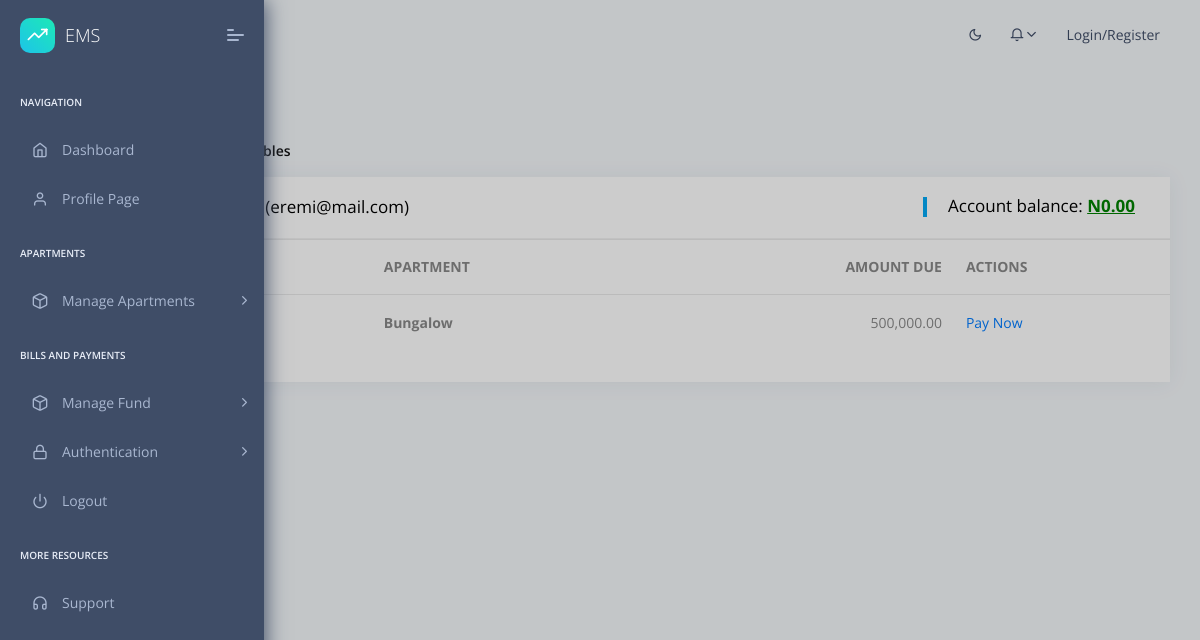
Page /bills/pending_bills_detail/6/ on the earlier database version.
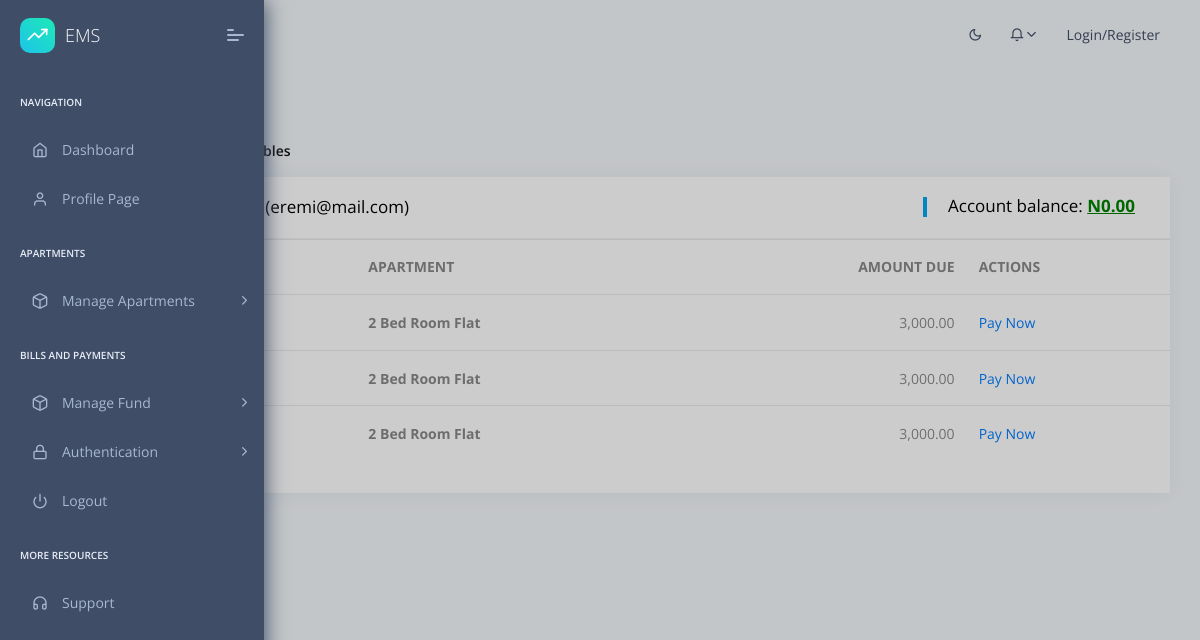
Same page on the later database version.
### accounts/models.py (models this page shows, shortened)
class User(AbstractBaseUser):
    foto			= models.ImageField(null=True, blank=True, upload_to="image/", default="image/male.jpg")
    email 			= models.EmailField(max_length=255, unique=True)
    first_name		= models.CharField(max_length=225)
    last_name		= models.CharField(max_length=225)
    other_names		= models.CharField(max_length=225, blank=True, null=True)
    phone1          = models.CharField(max_length=11,null=True,blank=True)
    phone2          = models.CharField(max_length=11, blank=True, null=True)
    gender          = models.CharField(null=True, blank=True,max_length=10, choices=GENDER)
    active 			= models.BooleanField(default=False)
    staff 			= models.BooleanField(default=False)
    is_shop_owner 	= models.BooleanField(default=False)
    is_resident 	= models.BooleanField(default=False)
    admin			= models.BooleanField(default=False)
    group 			= models.ForeignKey(Group, on_delete=models.CASCADE, blank=True, null=True)
    timestamp 		= models.DateTimeField(auto_now_add=True, auto_now=False)
    USERNAME_FIELD = 'email'
    REQUIRED_FIELDS = ["first_name","last_name"]
    objects = UserManager()
    def __str__(self):
        return self.email

### bills/models.py (models this page shows, shortened)
class Wallet(models.Model):
    occupant        = models.OneToOneField(User,related_name='resident', on_delete=models.CASCADE, null=True, blank=True)
    account_balance = models.DecimalField(decimal_places=2, default='00.00', max_digits=20)
    created_by      = models.ForeignKey(User, on_delete=models.CASCADE, null=True, blank=True)
    date_created    = models.DateTimeField(auto_now_add=False, auto_now=True)
    last_updated    = models.DateTimeField(auto_now_add=True, auto_now=False)

class Bill(models.Model):
    occupant            = models.ForeignKey(User, on_delete=models.CASCADE)
    billed_for          = models.ForeignKey(Apartment,on_delete=models.CASCADE)
    amount_due          = models.DecimalField(decimal_places=2, default='00.00', max_digits=20)
    status              = models.CharField(max_length=10, choices=BILL_STATUS, default='billed')
    date_created        = models.DateField(auto_now_add=False, auto_now=True)
    last_updated        = models.DateTimeField(auto_now_add=True, auto_now=False)

### apartments/models.py (models this page shows, shortened)
class Apartment(models.Model):
    apartment_category = models.CharField(max_length=15, choices=ApartmentCategory)
    apartment_type = models.ForeignKey(ApartmentType,on_delete=models.CASCADE)
    phase = models.IntegerField()
    street = models.ForeignKey(Street,on_delete=models.CASCADE)
    compound = models.CharField(max_length=100)
    flat_number = models.IntegerField()
    status = models.CharField(max_length=15, choices=ApartmentStatus,default='free')
    date_created = models.DateTimeField(auto_now_add=True)
    created_by = models.ForeignKey(User,on_delete=models.CASCADE)

class ApartmentType(models.Model):
    title = models.CharField(max_length=100, unique=True)
    description = models.TextField(blank=True,null=True)
    price = models.DecimalField(decimal_places=2, default='00.00', max_digits=20)
    date_created = models.DateTimeField(auto_now_add=True)
    created_by = models.ForeignKey(User,on_delete=models.CASCADE)

### bills/views.py (the view)
# urls.py: path('pending_bills_detail/<user>/',views.pending_bills_detail_view,name='pending_bills_detail'),
def pending_bills_detail_view(request,user):
    occupant = User.objects.get(id=user)
    bills=Bill.objects.filter(status='billed',occupant=user)
    account_balance = Wallet.objects.get(occupant_id=user).account_balance
    context={"bills":bills,"occupant":occupant,"account_balance":account_balance}
    return render(request,'bills/pending_bills_detail.html',context)

### context_processors.py (called while the page is built)
def cfg_assets_root(request):
    return { 'ASSETS_ROOT' : settings.ASSETS_ROOT }

### templates/bills/pending_bills_detail.html (shortened to what this page needs)
{% extends "layouts/base.html" %}
{% load mathfilters %}
{% block content %}
    <section class="pcoded-main-container">
        <div class="pcoded-wrapper">
            <div class="pcoded-content">
                <div class="pcoded-inner-content">
                    <div class="page-header">
                        <div class="page-block">
                            <div class="row align-items-center">
                                <div class="col-md-12">
                                    <div class="page-header-title">
                                        <h5 class="m-b-10">Pending Bills</h5>
                                    </div>
                                    <ul class="breadcrumb">
                                        <li class="breadcrumb-item"><a href="/"></a></li>
                                        <li class="breadcrumb-item"><a href="#!">Tables</a></li>
                                        <li class="breadcrumb-item"><a href="javascript:">Basic Tables</a></li>
                                    </ul>
                                </div>
                            </div>
                        </div>
                    </div>
                    <div class="main-body">
                        <div class="page-wrapper">
                            <div class="row">
                                <div class="col-xl-12">
                                    <div class="card">
                                        <div class="card-header">
                                            <h5>{{occupant.first_name}} {{occupant.last_name}} || ({{occupant}})</h5>
                                            <h5 style="float: right;">Account balance:
                                                <span style="color: Green;"><b><u> N{{account_balance}}</u></b></span>
                                            </h5>
                                        </div>
                                        <div class="table table-responsive">
                                            <table class="table table-hover">
                                                <thead>
                                                    <tr>
                                                        <th>Date</th>
                                                        <th>APARTMENT</th>
                                                        <th style="text-align: right;">AMOUNT DUE</th>
                                                        <th>ACTIONS</th>
                                                    </tr>
                                                </thead>
                                                <tbody>
                                                    {% for bill in bills %}
                                                    <tr>
                                                        <td>{{bill.date_created}}</td>
                                                        <th>{{bill.billed_for.apartment_type.title}}</th>
                                                        <td style="text-align: right;">{{bill.amount_due}}</td>
                                                        <td><a href="{% url 'payment' bill.id %}">Pay Now</a></td>
                                                    </tr>
                                                    {% endfor %}
                                                </tbody>
                                            </table>
                                        </div>
                                    </div>
                                </div>
                            </div>
                        </div>
                    </div>
                </div>
            </div>
        </div>
    </section>
{% endblock content %}

### templates/layouts/base.html (shortened to what this page needs)
<!DOCTYPE html>
<html lang="en">
<head>
    <link rel="stylesheet" href="{{ ASSETS_ROOT }}/fonts/fontawesome/css/fontawesome-all.min.css">
    <link rel="stylesheet" href="{{ ASSETS_ROOT }}/plugins/animation/css/animate.min.css">
    <link rel="stylesheet" href="{{ ASSETS_ROOT }}/css/style.css">
    <link rel="stylesheet" href="{{ ASSETS_ROOT }}/css/dark.css">
</head>
<body>
    {% include 'includes/sidebar.html' %}
    {% include 'includes/navigation.html' %}
    {% block content %}{% endblock content %}
</body>
</html>

### templates/includes/sidebar.html (shortened to what this page needs)
<nav class="pcoded-navbar">
    <div class="navbar-wrapper">
        <div class="navbar-brand header-logo">
            <a href="/" class="b-brand">
                <div class="b-bg">
                    <i class="feather icon-trending-up"></i>
                </div>
                <span class="b-title">EMS</span>
            </a>
            <a class="mobile-menu" id="mobile-collapse" href="javascript:"><span></span></a>
        </div>
        <div class="navbar-content scroll-div">
            <ul class="nav pcoded-inner-navbar">
                <li class="nav-item pcoded-menu-caption">
                    <label>Navigation</label>
                </li>
                <li data-username="dashboard Default Ecommerce CRM Analytics Crypto Project"
                    class="nav-item {% if 'index' in segment %} active {% endif %}">
                    <a href="/" class="nav-link "><span class="pcoded-micon"><i class="feather icon-home"></i></span><span
                            class="pcoded-mtext">Dashboard</span></a>
                </li>
                <li data-username="Profile Page"
                    class="nav-item {% if 'profile' in segment %} active {% endif %}">
                    <a href="{% url 'profile' %}" class="nav-link">
                        <span class="pcoded-micon"><i class="feather icon-user"></i></span>
                            <span class="pcoded-mtext">Profile Page</span></a>
                </li>
                <li class="nav-item pcoded-menu-caption">
                    <label>Apartments</label>
                </li>
                <li data-username="basic components Button Alert Badges breadcrumb Paggination progress Tooltip popovers Carousel Cards Collapse Tabs pills Modal Grid System Typography Extra Shadows Embeds"
                    class="nav-item pcoded-hasmenu ">
                    <a href="javascript:" class="nav-link "><span class="pcoded-micon"><i class="feather icon-box"></i></span><span
                            class="pcoded-mtext">Manage Apartments</span></a>
                </li>
                <li class="nav-item pcoded-menu-caption">
                    <label>Bills and Payments</label>
                </li>
                <li data-username="basic components Button Alert Badges breadcrumb Paggination progress Tooltip popovers Carousel Cards Collapse Tabs pills Modal Grid System Typography Extra Shadows Embeds"
                    class="nav-item pcoded-hasmenu ">
                    <a href="javascript:" class="nav-link "><span class="pcoded-micon"><i class="feather icon-box"></i></span><span
                            class="pcoded-mtext">Manage Fund</span></a>
                </li>
                <li data-username="Authentication Sign up Sign in reset password Change password Personal information profile settings map form subscribe"
                    class="nav-item pcoded-hasmenu">
                    <a href="javascript:" class="nav-link "><span class="pcoded-micon"><i class="feather icon-lock"></i></span><span
                            class="pcoded-mtext">Authentication</span></a>
                </li>
                <li data-username="Disabled Menu" class="nav-item">
                    <a href="{% url 'logout' %}" class="nav-link">
                        <span class="pcoded-micon"><i class="feather icon-power"></i></span><span class="pcoded-mtext">Logout</span>
                    </a>
                </li>
                <li class="nav-item pcoded-menu-caption">
                    <label>More Resources</label>
                </li>
                <li data-username="Support Page" class="nav-item ">
                    <a target="_blank" href="https://appseed.us/support" class="nav-link">
                        <span class="pcoded-micon">
                            <i class="feather icon-headphones"></i>
                        </span>
                        <span class="pcoded-mtext">Support</span>
                    </a>
                </li>
            </ul>
        </div>
    </div>
</nav>

### templates/includes/navigation.html (shortened to what this page needs)
<header class="navbar pcoded-header navbar-expand-lg navbar-light">
    <div class="collapse navbar-collapse">
        <ul class="navbar-nav mr-auto">
            <li><a href="javascript:" class="full-screen" onclick="javascript:toggleFullScreen()"></a></li>
            <li class="nav-item">
                <div class="main-search">
                    <div class="input-group">
                        <span class="input-group-append search-btn btn btn-primary">
                            </span>
                    </div>
                </div>
            </li>
        </ul>
        <ul class="navbar-nav ml-auto">
            <li>
                <label>
                    <i class="icon feather icon-sun" id="theme-indicator"></i>
                </label>
            </li>
            <li>
                <div class="dropdown">
                    <a class="dropdown-toggle" href="javascript:" data-toggle="dropdown"><i
                            class="icon feather icon-bell"></i></a>
                </div>
            </li>
            <li>
                {% if request.user.is_authenticated %}
                    <div class="dropdown drp-user">
                        <span>{{request.user.email}}</span>
                        <a href="javascript:" class="dropdown-toggle" data-toggle="dropdown">
                            <i class="icon feather icon-settings"></i>
                        </a>
                        <div class="dropdown-menu dropdown-menu-right profile-notification">
                            <div class="pro-head">
                                <img src="/static/assets/images/user/avatar-1.jpg" class="img-radius" alt="User-Profile-Image">
                                <span>
                                    {{ request.user.username }}
                                </span>
                                <a href="{% url 'logout' %}" class="dud-logout" title="Logout">
                                    <i class="feather icon-log-out"></i>
                                </a>
                            </div>
                            <ul class="pro-body">
                                <li><a href="{% url 'profile' %}" class="dropdown-item"><i class="feather icon-settings"></i>
                                    Settings</a></li>
                                <li><a href="{% url 'profile' %}" class="dropdown-item"><i class="feather icon-user"></i>
                                    Profile</a></li>
                                <li><a href="{% url 'logout' %}" class="dropdown-item">
                                    <i class="feather icon-lock"></i> Logout </a>
                                </li>
                            </ul>
                        </div>
                    </div>
                {%else%}
                    <a href="{% url 'login' %}">Login/Register</a>
                {%endif%}
            </li>
        </ul>
    </div>
</header>

### static/assets/css/dark.css (style rules this page uses)
#theme-indicator { cursor: pointer; }
.pcoded-header label { color: #3f4d67; }

Differences in the rows shown:
removed Bill: billed_for.apartment_type "Bungalow", amount_due "500,000.00"
added Bill: billed_for.apartment_type "2 Bed Room Flat", amount_due "3,000.00"
added Bill: billed_for.apartment_type "2 Bed Room Flat", amount_due "3,000.00"
added Bill: billed_for.apartment_type "2 Bed Room Flat", amount_due "3,000.00"
